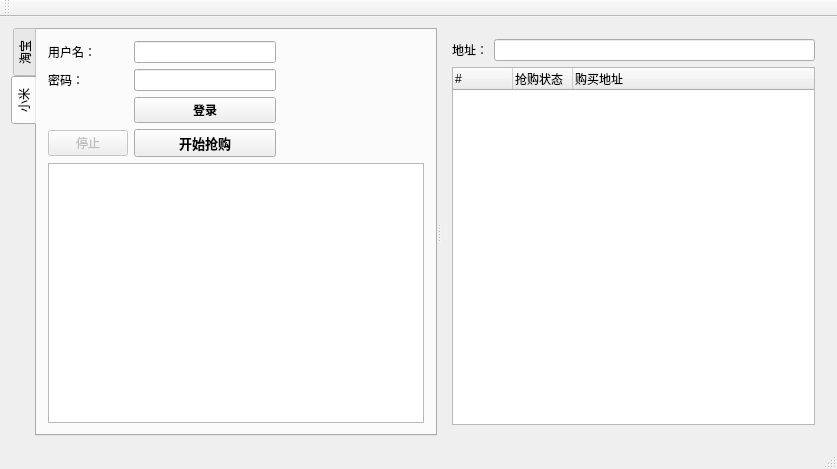
<?xml version="1.0" encoding="UTF-8"?>
<ui version="4.0">
 <class>MainWindow</class>
 <widget class="QMainWindow" name="MainWindow">
  <property name="geometry">
   <rect>
    <x>0</x>
    <y>0</y>
    <width>837</width>
    <height>469</height>
   </rect>
  </property>
  <property name="windowTitle">
   <string>MainWindow</string>
  </property>
  <widget class="QWidget" name="centralWidget">
   <layout class="QGridLayout" name="gridLayout_6">
    <item row="1" column="0">
     <widget class="QSplitter" name="splitter">
      <property name="orientation">
       <enum>Qt::Horizontal</enum>
      </property>
      <widget class="QTabWidget" name="tabWidget">
       <property name="layoutDirection">
        <enum>Qt::LeftToRight</enum>
       </property>
       <property name="tabPosition">
        <enum>QTabWidget::West</enum>
       </property>
       <property name="tabShape">
        <enum>QTabWidget::Rounded</enum>
       </property>
       <property name="currentIndex">
        <number>1</number>
       </property>
       <widget class="TaoBaoWidget" name="taobaoTab">
        <attribute name="title">
         <string>淘宝</string>
        </attribute>
        <layout class="QGridLayout" name="gridLayout_4">
         <item row="0" column="0">
          <layout class="QGridLayout" name="gridLayout">
           <item row="4" column="1">
            <spacer name="verticalSpacer">
             <property name="orientation">
              <enum>Qt::Vertical</enum>
             </property>
             <property name="sizeHint" stdset="0">
              <size>
               <width>20</width>
               <height>40</height>
              </size>
             </property>
            </spacer>
           </item>
           <item row="0" column="0">
            <widget class="QLabel" name="label">
             <property name="text">
              <string>用户名：</string>
             </property>
            </widget>
           </item>
           <item row="1" column="1">
            <widget class="QLineEdit" name="tb_passwordEdit">
             <property name="echoMode">
              <enum>QLineEdit::Password</enum>
             </property>
            </widget>
           </item>
           <item row="0" column="1">
            <widget class="QLineEdit" name="tb_usernameEdit"/>
           </item>
           <item row="2" column="1">
            <widget class="QPushButton" name="tb_loginBtn">
             <property name="font">
              <font>
               <weight>75</weight>
               <bold>true</bold>
              </font>
             </property>
             <property name="text">
              <string>登录</string>
             </property>
            </widget>
           </item>
           <item row="1" column="0">
            <widget class="QLabel" name="label_2">
             <property name="text">
              <string>密码：</string>
             </property>
            </widget>
           </item>
           <item row="3" column="0" colspan="2">
            <widget class="QLabel" name="tb_stateLabel">
             <property name="text">
              <string/>
             </property>
            </widget>
           </item>
          </layout>
         </item>
        </layout>
       </widget>
       <widget class="XiaoMiWidget" name="xiaomiTab">
        <attribute name="title">
         <string>小米</string>
        </attribute>
        <layout class="QGridLayout" name="gridLayout_2">
         <item row="0" column="0">
          <layout class="QGridLayout" name="gridLayout_3">
           <item row="1" column="0">
            <widget class="QLabel" name="label_5">
             <property name="text">
              <string>密码：</string>
             </property>
            </widget>
           </item>
           <item row="3" column="1">
            <widget class="QPushButton" name="xm_panicBuyBtn">
             <property name="font">
              <font>
               <pointsize>10</pointsize>
               <weight>75</weight>
               <bold>true</bold>
              </font>
             </property>
             <property name="text">
              <string>开始抢购</string>
             </property>
            </widget>
           </item>
           <item row="0" column="0">
            <widget class="QLabel" name="label_4">
             <property name="text">
              <string>用户名：</string>
             </property>
            </widget>
           </item>
           <item row="1" column="1">
            <widget class="QLineEdit" name="xm_passwordEdit">
             <property name="echoMode">
              <enum>QLineEdit::Password</enum>
             </property>
            </widget>
           </item>
           <item row="2" column="1">
            <widget class="QPushButton" name="xm_loginBtn">
             <property name="font">
              <font>
               <weight>75</weight>
               <bold>true</bold>
              </font>
             </property>
             <property name="text">
              <string>登录</string>
             </property>
            </widget>
           </item>
           <item row="3" column="0">
            <widget class="QPushButton" name="xm_stopBuyBtn">
             <property name="enabled">
              <bool>false</bool>
             </property>
             <property name="text">
              <string>停止</string>
             </property>
            </widget>
           </item>
           <item row="0" column="1">
            <widget class="QLineEdit" name="xm_usernameEdit"/>
           </item>
           <item row="0" column="2">
            <spacer name="horizontalSpacer">
             <property name="orientation">
              <enum>Qt::Horizontal</enum>
             </property>
             <property name="sizeHint" stdset="0">
              <size>
               <width>40</width>
               <height>20</height>
              </size>
             </property>
            </spacer>
           </item>
           <item row="4" column="0" colspan="3">
            <widget class="QListWidget" name="listWidget"/>
           </item>
          </layout>
         </item>
        </layout>
       </widget>
      </widget>
      <widget class="QWidget" name="layoutWidget">
       <layout class="QGridLayout" name="gridLayout_5">
        <item row="0" column="0">
         <widget class="QLabel" name="label_6">
          <property name="text">
           <string>地址：</string>
          </property>
         </widget>
        </item>
        <item row="0" column="1">
         <widget class="QLineEdit" name="urlEdit"/>
        </item>
        <item row="1" column="0" colspan="2">
         <widget class="QTreeWidget" name="treeWidget">
          <property name="editTriggers">
           <set>QAbstractItemView::NoEditTriggers</set>
          </property>
          <property name="showDropIndicator" stdset="0">
           <bool>false</bool>
          </property>
          <property name="rootIsDecorated">
           <bool>false</bool>
          </property>
          <property name="itemsExpandable">
           <bool>false</bool>
          </property>
          <property name="expandsOnDoubleClick">
           <bool>false</bool>
          </property>
          <attribute name="headerDefaultSectionSize">
           <number>60</number>
          </attribute>
          <column>
           <property name="text">
            <string>#</string>
           </property>
          </column>
          <column>
           <property name="text">
            <string>抢购状态</string>
           </property>
           <property name="background">
            <color>
             <red>254</red>
             <green>184</green>
             <blue>249</blue>
            </color>
           </property>
          </column>
          <column>
           <property name="text">
            <string>购买地址</string>
           </property>
           <property name="background">
            <color>
             <red>103</red>
             <green>161</green>
             <blue>255</blue>
            </color>
           </property>
          </column>
         </widget>
        </item>
       </layout>
      </widget>
     </widget>
    </item>
   </layout>
  </widget>
  <widget class="QMenuBar" name="menuBar">
   <property name="geometry">
    <rect>
     <x>0</x>
     <y>0</y>
     <width>837</width>
     <height>23</height>
    </rect>
   </property>
  </widget>
  <widget class="QToolBar" name="mainToolBar">
   <attribute name="toolBarArea">
    <enum>TopToolBarArea</enum>
   </attribute>
   <attribute name="toolBarBreak">
    <bool>false</bool>
   </attribute>
  </widget>
  <widget class="QStatusBar" name="statusBar"/>
 </widget>
 <layoutdefault spacing="6" margin="11"/>
 <customwidgets>
  <customwidget>
   <class>TaoBaoWidget</class>
   <extends>QWidget</extends>
   <header>TaoBaoWidget.h</header>
   <container>1</container>
  </customwidget>
  <customwidget>
   <class>XiaoMiWidget</class>
   <extends>QWidget</extends>
   <header>XiaoMiWidget.h</header>
   <container>1</container>
  </customwidget>
 </customwidgets>
 <resources/>
 <connections/>
</ui>
